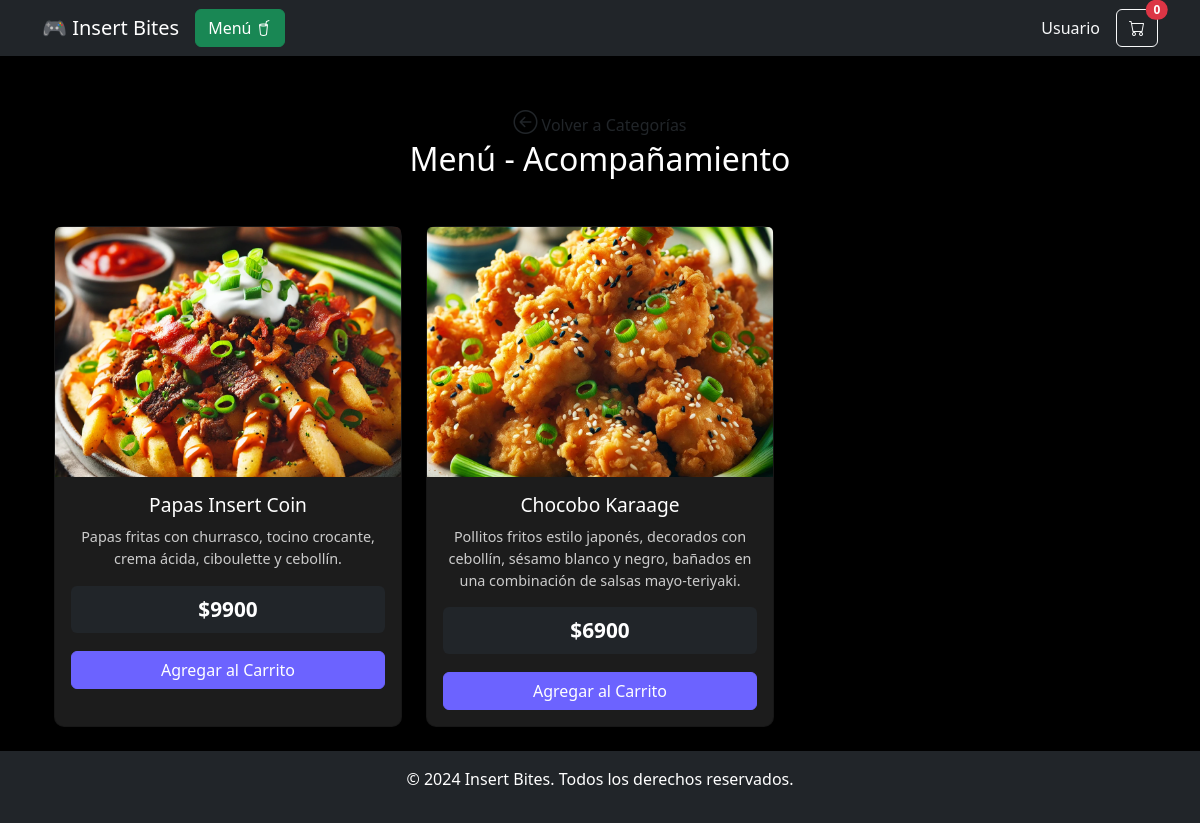
The app's page /menu/?categoria=Acompañamiento (signed in) with its own data.
### pedidos/models.py (models this page shows, shortened)
class Producto(models.Model):
    CATEGORIAS = [
        ('Platos', 'Platos'),
        ('Bebestibles', 'Bebestibles'),
        ('Acompañamiento', 'Acompañamiento'),
        ('Postres', 'Postres'),
    ]
    nombre = models.CharField(max_length=100)
    categoria = models.CharField(max_length=50, choices=CATEGORIAS)
    precio = models.IntegerField()
    descripcion = models.TextField(blank=True, null=True)
    disponible = models.BooleanField(default=True)
    imagen = models.ImageField(upload_to='productos/', blank=True, null=True)

### pedidos/views.py (the view)
# urls.py: path('menu/', views.menu, name='menu'),  # Ruta para el menú
def menu(request):
    categoria = request.GET.get('categoria')
    if categoria:
        productos = Producto.objects.filter(categoria=categoria)
    else:
        productos = Producto.objects.all()
    return render(request, 'menu.html', {
        'productos': productos,
        'mesa_nombre': request.user.username if request.user.is_authenticated else "Desconocida",
        'categoria_seleccionada': categoria
    })

### pedidos/templates/menu.html (shortened to what this page needs)
{% extends 'base.html' %}
{% block content %}
    <div class="container mt-4">
        <div class="row">
            <div class="col">
                <a href="{% url 'categorias' %}" class="text-decoration-none text-dark">
                    <i class="bi bi-arrow-left-circle" style="font-size: 1.5rem;"></i> Volver a Categorías
                </a>
            </div>
        </div>
        <h2 class="text-center mb-5">
            {% if categoria_seleccionada %}
                Menú - {{ categoria_seleccionada }}
            {% else %}
                Nuestro Menú
            {% endif %}
        </h2>
        <div class="row">
            {% for producto in productos %}
            <div class="col-md-4 mb-4 d-flex align-items-stretch">
                <div class="card shadow-sm w-100 text-center" data-id="{{ producto.id }}">
                    {% if producto.imagen %}
                    <img src="{{ producto.imagen.url }}" class="card-img-top" alt="{{ producto.nombre }}" style="height: 250px; object-fit: cover;">
                    {% else %}
                    <img src="https://via.placeholder.com/300x200" class="card-img-top" alt="Imagen no disponible" style="height: 250px; object-fit: cover;">
                    {% endif %}
                    <div class="card-body">
                        <h5 class="card-title font-weight-bold">{{ producto.nombre }}</h5>
                        <p class="card-text">{{ producto.descripcion }}</p>
                        <p class="price text-white bg-dark p-2 rounded"><strong>${{ producto.precio|floatformat:0 }}</strong></p>
                        <button onclick="agregarAlCarrito({{ producto.id }})" class="btn btn-purple w-100 mt-2">Agregar al Carrito</button>
                    </div>
                </div>
            </div>
            {% empty %}
            <p class="text-center">No hay productos en esta categoría.</p>
            {% endfor %}
        </div>
    </div>
{% endblock %}

### pedidos/static/css/styles.css (style rules this page uses)
body { background-color: #000; color: white; text-align: center; }
h2 { color: #fff; margin-bottom: 30px; }
.card { border-radius: 10px; transition: transform 0.2s ease-in-out; background-color: #1c1c1c; color: white; }
.card-title { font-size: 1.2rem; margin-bottom: 10px; }
.card-text { font-size: 0.9rem; color: #ccc; }
.price { font-size: 1.3rem; color: #fff; margin-bottom: 10px; }
.btn-purple { background-color: #6c63ff; border-color: #6c63ff; font-size: 1rem; color: white; }

### records on screen
Producto: imagen (picture), nombre "Papas Insert Coin", descripcion "Papas fritas con churrasco, tocino crocante, crema ácida, ciboulette y cebollín.", precio "9900"
Producto: imagen (picture), nombre "Chocobo Karaage", descripcion "Pollitos fritos estilo japonés, decorados con cebollín, sésamo blanco y negro, bañados en una combinación de salsas mayo-teriyaki.", precio "6900"

### other values on screen
{{ categoria_seleccionada }} "Acompañamiento"
